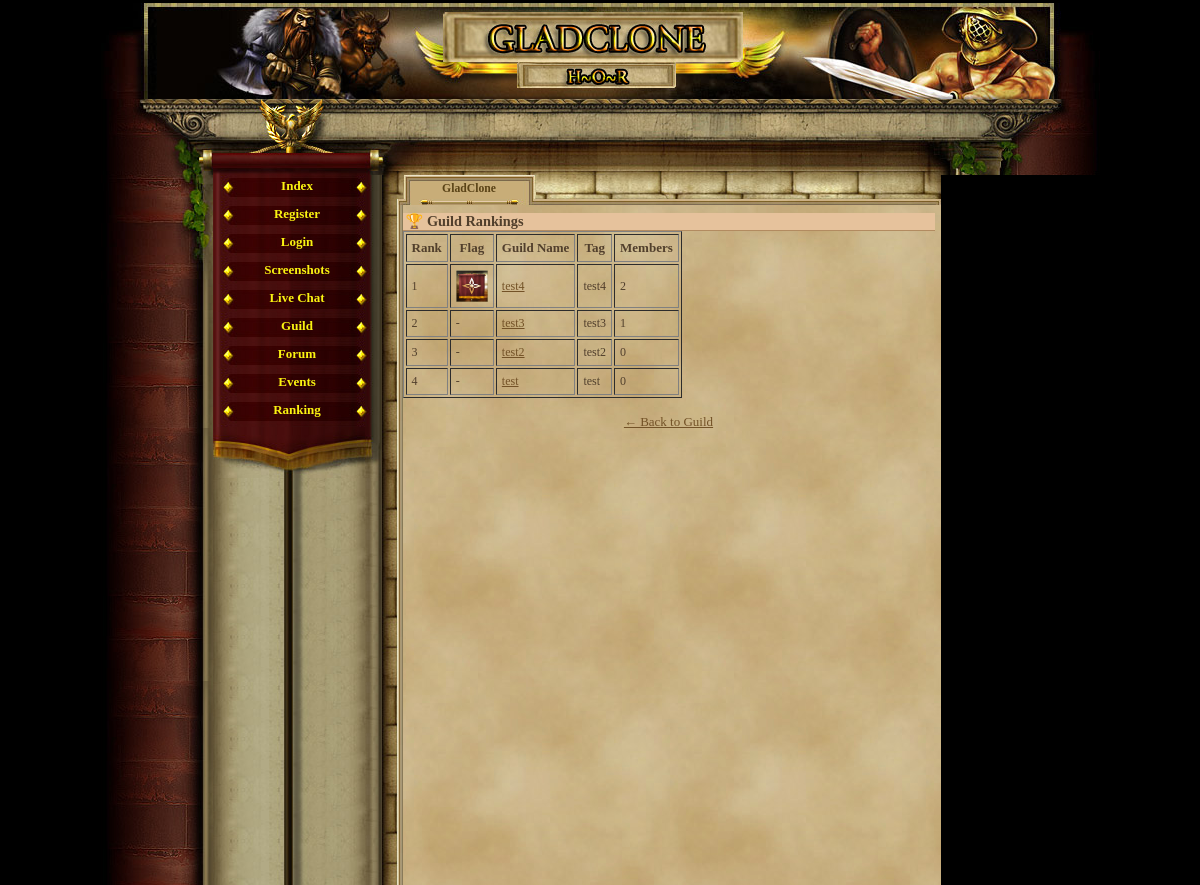
The app's page /guild_rankings.php, older data.
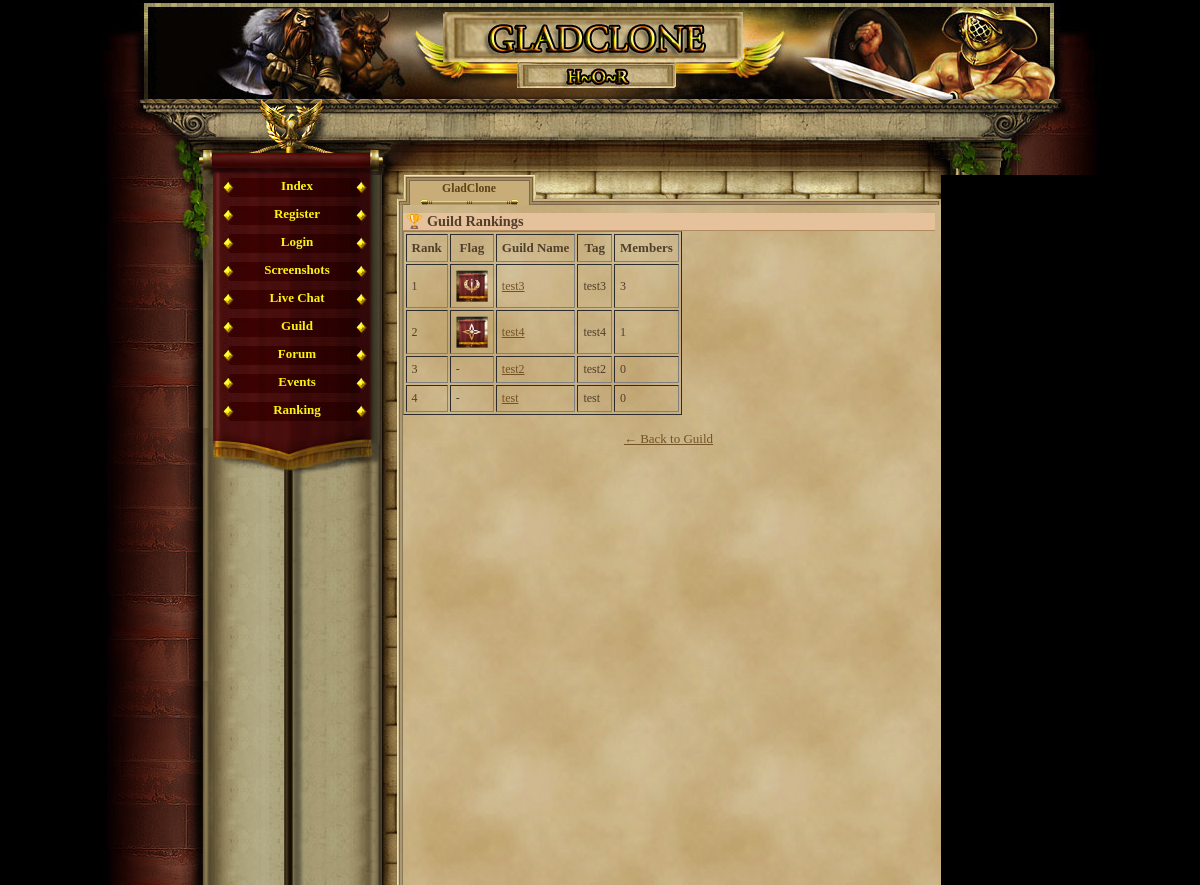
The same page, newer data.
### tables this page shows
CREATE TABLE `guilds` (
  `id` int(11) NOT NULL AUTO_INCREMENT,
  `name` varchar(50) NOT NULL,
  `tag` varchar(10) NOT NULL,
  `description` text,
  `created_at` datetime DEFAULT CURRENT_TIMESTAMP,
  `flag` varchar(100) DEFAULT NULL,
  PRIMARY KEY (`id`),
  UNIQUE KEY `tag` (`tag`)
);

### guild_rankings.php (the view, shortened to what this page needs)
<?php
require_once('var/ustawienia.php');
require_once('gora_strony.php');
require_once('menu_l.php');
?>
<h2>🏆 Guild Rankings</h2>
<table border="1" cellpadding="5">
    <tr>
        <th>Rank</th>
        <th>Flag</th>
        <th>Guild Name</th>
        <th>Tag</th>
        <th>Members</th>
    </tr>
    <?php
    $rank = 1;
    $result = $conn->query("
        SELECT g.id, g.name, g.tag, g.flag, COUNT(gm.player_id) AS member_count
        FROM guilds g
        LEFT JOIN guild_members gm ON g.id = gm.guild_id
        GROUP BY g.id
        ORDER BY member_count DESC
    ");
    while ($row = $result->fetch_assoc()):
    ?>
    <tr>
        <td><?= $rank++ ?></td>
        <td>
            <?php if (!empty($row['flag'])): ?>
                <img src="images/guild/flags/<?= htmlspecialchars($row['flag']) ?>" width="32" height="32">
            <?php else: ?>
                -
            <?php endif; ?>
        </td>
        <td>
            <a href="guild_view.php?id=<?= $row['id'] ?>">
                <?= htmlspecialchars($row['name']) ?>
            </a>
        </td>
        <td><?= htmlspecialchars($row['tag']) ?></td>
        <td><?= $row['member_count'] ?></td>
    </tr>
    <?php endwhile; ?>
</table>
<br><div style="text-align:center;"><a href="guild.php">← Back to Guild</a></div>

Row changes from the older to the newer data that the page shows:
changed guilds "test3": flag: picture added; member_count "1" → "3"; no longer shows "-"; moves up the list
computed for guilds "test4": member_count "2" → "1"
